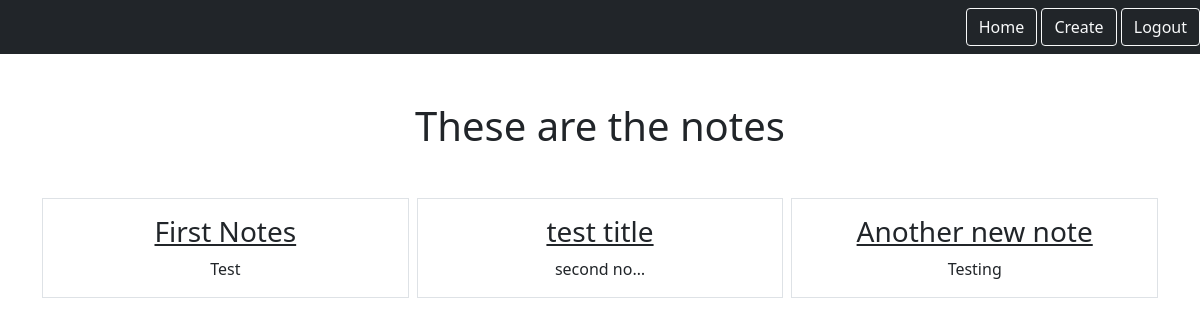
/smart/notes (signed in), run on an earlier commit of the app's database.
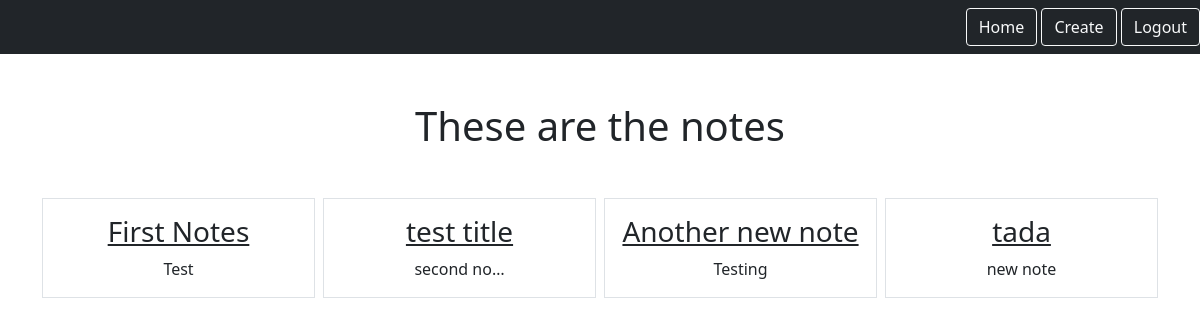
And on a later commit of the database.
### notes/models.py (models this page shows)
class Notes(models.Model):
    title = models.CharField(max_length=200)
    text = models.TextField()
    created = models.DateTimeField(auto_now_add=True)
    user = models.ForeignKey(User, on_delete=models.CASCADE, related_name="notes")

### notes/views.py (the view)
# urls.py: path('notes', views.NotesListView.as_view(), name="notes.list"),
class NotesListView(LoginRequiredMixin, ListView):
    model = Notes
    context_object_name = "notes"
    template_name = "notes/notes_list.html"
    login_url = "/login"
    def get_queryset(self):
        return self.request.user.notes.all()

### notes/templates/notes/notes_list.html
{% extends "base.html" %}
{% block content %}
    <h1 class="my-5">These are the notes</h1>
    <div class = "row row-cols3 g-2">
        {% for note in notes %}
        <div class="col">
            <div class="p-3 border">
                <a href="{% url 'notes.detail' pk=note.id %}" class="text-dark text-decoration-non">
                    <h3>{{note.title}}</h3>
                </a>
                {{note.text|truncatechars:10}}
            </div>
        </div>
        {% endfor %}
    </div>
{% endblock %}

### static/templates/base.html (shortened to what this page needs)
{% load static %}
<html>
    <head>
        <link href="https://cdn.jsdelivr.net/npm/bootstrap@5.0.1/dist/css/bootstrap.min.css" rel="stylesheet">
        <link rel="stylesheet" type="text/css" href="{% static 'css/style.css' %}"/>
        </head>
        <body>
            <nav class='navbar navbar-dark bg-dark'>
                <div class='ms-auto'>
                    {% if user.is_authenticated %}
                    <a href="{% url "notes.list" %}" class="btn btn-outline-light">Home</a>
                    <a href="{% url "notes.new" %}" class="btn btn-outline-light">Create</a>
                    <form action="{% url 'logout' %}" method="POST" style="display: inline;">
                        <button type="submit" class="btn btn-outline-light">Logout</button>
                    </form>
                    {% else %}
                    <a href="{% url "login" %}" class="btn btn-outline-light">Login</a>
                    <a href="{% url "signup" %}" class="btn btn-outline-light">Signup</a>
                    {% endif %}
                </div>
            </nav>
            <div class="my-5 text-center container">
                {% block content %}
                {% endblock %}
            </div>
        </body>
</html>

What changed in the data, as far as the page shows it:
added Notes: title "tada", text "new note"
